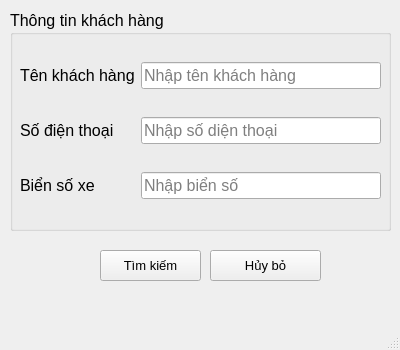
<?xml version="1.0" encoding="UTF-8"?>
<ui version="4.0">
 <class>MainWindow</class>
 <widget class="QMainWindow" name="MainWindow">
  <property name="geometry">
   <rect>
    <x>0</x>
    <y>0</y>
    <width>400</width>
    <height>350</height>
   </rect>
  </property>
  <property name="font">
   <font>
    <pointsize>10</pointsize>
   </font>
  </property>
  <property name="windowTitle">
   <string>Tra cứu dữ liệu</string>
  </property>
  <widget class="QWidget" name="centralwidget">
   <widget class="QGroupBox" name="GB_informatin_custom">
    <property name="geometry">
     <rect>
      <x>10</x>
      <y>10</y>
      <width>381</width>
      <height>221</height>
     </rect>
    </property>
    <property name="font">
     <font>
      <pointsize>12</pointsize>
     </font>
    </property>
    <property name="title">
     <string>Thông tin khách hàng</string>
    </property>
    <widget class="QWidget" name="layoutWidget">
     <property name="geometry">
      <rect>
       <x>10</x>
       <y>30</y>
       <width>361</width>
       <height>181</height>
      </rect>
     </property>
     <layout class="QGridLayout" name="LT_informatin_custom">
      <item row="0" column="0">
       <widget class="QLabel" name="label_name_custom">
        <property name="font">
         <font>
          <pointsize>12</pointsize>
         </font>
        </property>
        <property name="text">
         <string>Tên khách hàng</string>
        </property>
       </widget>
      </item>
      <item row="0" column="1">
       <widget class="QLineEdit" name="LE_name_custom">
        <property name="placeholderText">
         <string>Nhập tên khách hàng</string>
        </property>
       </widget>
      </item>
      <item row="1" column="0">
       <widget class="QLabel" name="label_phone_number">
        <property name="font">
         <font>
          <pointsize>12</pointsize>
         </font>
        </property>
        <property name="text">
         <string>Số điện thoại</string>
        </property>
       </widget>
      </item>
      <item row="1" column="1">
       <widget class="QLineEdit" name="LE_phone_number">
        <property name="placeholderText">
         <string>Nhập số diện thoại</string>
        </property>
       </widget>
      </item>
      <item row="2" column="0">
       <widget class="QLabel" name="label_number_car">
        <property name="font">
         <font>
          <pointsize>12</pointsize>
         </font>
        </property>
        <property name="text">
         <string>Biển số xe</string>
        </property>
       </widget>
      </item>
      <item row="2" column="1">
       <widget class="QLineEdit" name="LE_number_car">
        <property name="placeholderText">
         <string>Nhập biển số</string>
        </property>
       </widget>
      </item>
     </layout>
    </widget>
   </widget>
   <widget class="QPushButton" name="BT_search">
    <property name="geometry">
     <rect>
      <x>100</x>
      <y>250</y>
      <width>101</width>
      <height>31</height>
     </rect>
    </property>
    <property name="text">
     <string>Tìm kiếm</string>
    </property>
   </widget>
   <widget class="QPushButton" name="BT_cancel">
    <property name="geometry">
     <rect>
      <x>210</x>
      <y>250</y>
      <width>111</width>
      <height>31</height>
     </rect>
    </property>
    <property name="text">
     <string>Hủy bỏ</string>
    </property>
   </widget>
  </widget>
  <widget class="QMenuBar" name="menubar">
   <property name="geometry">
    <rect>
     <x>0</x>
     <y>0</y>
     <width>400</width>
     <height>26</height>
    </rect>
   </property>
  </widget>
  <widget class="QStatusBar" name="statusbar"/>
  <action name="actionOpen">
   <property name="text">
    <string>Open</string>
   </property>
  </action>
  <action name="actionNew">
   <property name="text">
    <string>New</string>
   </property>
  </action>
  <action name="actionSave_as">
   <property name="text">
    <string>Save as</string>
   </property>
  </action>
  <action name="actionSave">
   <property name="text">
    <string>Save</string>
   </property>
  </action>
 </widget>
 <resources/>
 <connections/>
</ui>
